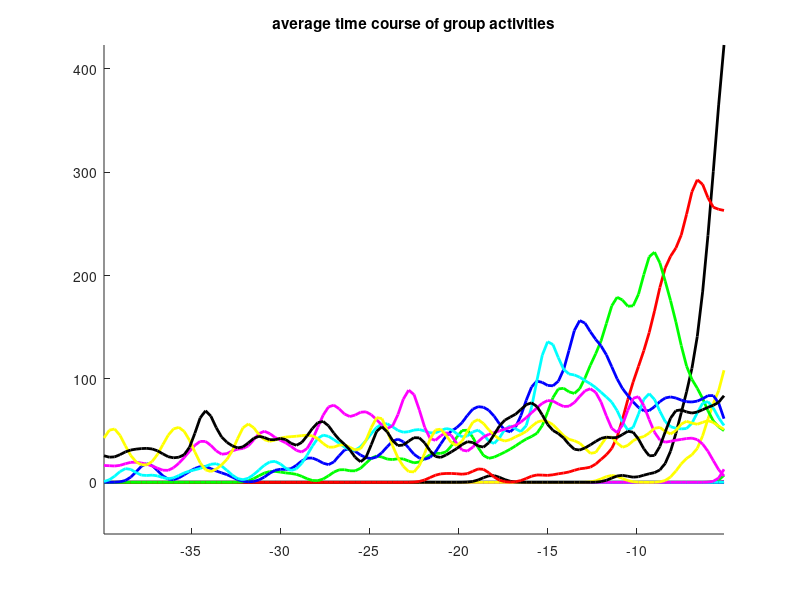
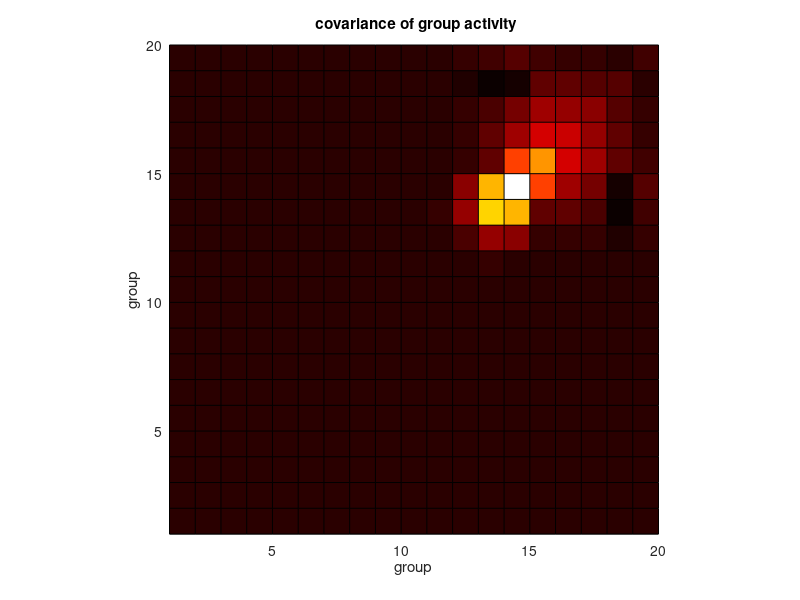
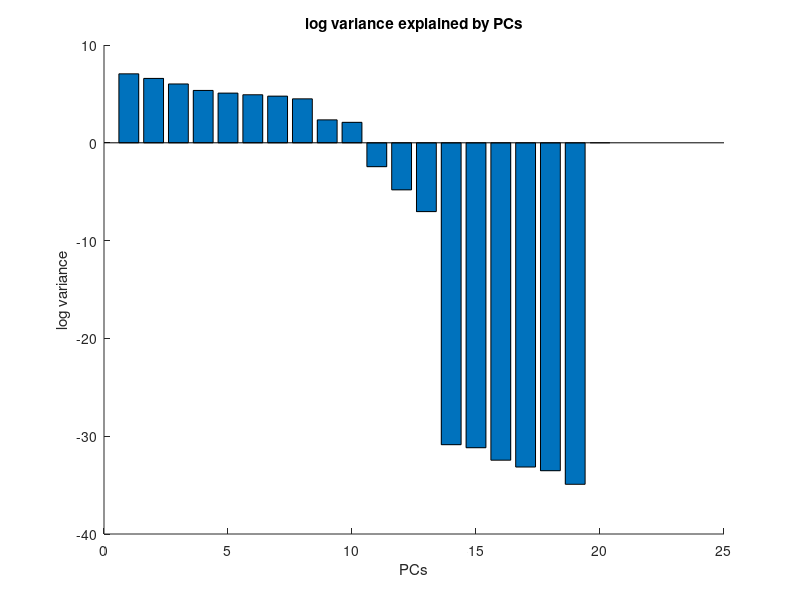
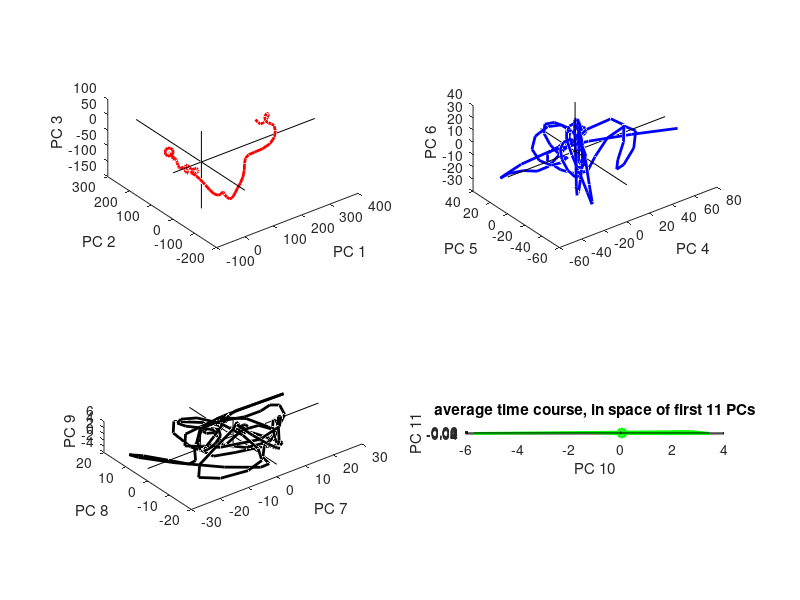

The MATLAB script that drew these images, in order: (Note: this script raises an error after producing the figures.)
function Exer8_PCA_solved

clear all;
close all;

%% load Christoph's files

load('MUA_b_t_g');

% Nb number of bursts
% Nt number of time points
% ti negative latencies before peak activity [ms]
% Ng number of neuron groups (20 neurons each)

who


%% compute and plot mean timecourse, averaging over bursts

mu_MUA_g_t    = nan( Ng, Nt );

for ig = 1 : Ng
    mu_MUA_g_t( ig, : ) = mean( squeeze( MUA_b_t_g( :, :, ig ) ), 1 ); % mean over bursts
end

figure;
hold on;
for ig = 1 : Ng
    
    cig = getcolor( ig );
    plot( ti, mu_MUA_g_t( ig, :), cig, 'LineWidth', 2 );
    
end;
hold off;
axis([min(ti) max(ti) -50 max(mu_MUA_g_t(:))]);

title( 'average time course of group activities' );

%% compute and plot covariance matrix

X = mu_MUA_g_t;                     % Ng variables (rows), Nt observations (columns)

[m,n] = size( X )                  % m variables (rows), n observations (columns)
mn    = mean( X, 2);                % compute row mean
X0    = X - repmat(mn,1,n);         % subtract row mean

CX = X0 * X0' / (n-1);

figure;
hold on;
pcolor( CX );
caxis([min(CX(:)) max(CX(:))]);
colormap(hot);
hold off;
axis([1 m 1 m]);
axis 'square';
xlabel( 'group' );
ylabel( 'group' );
title(' covariance of group activity' );


%% identify principal components in mean timecourses





[U, S, V] = svd( X0' );             % skinny SVD

size(U)
size(S)
size(V)

figure;
hold on;
bar( log( diag(S) ) );              % plot variance of principal components
hold off;
xlabel( 'PCs');
ylabel( 'log variance' );

title( 'log variance explained by PCs' );

P   = V';                           % principal components as row vectors (for projection)


Y0 = P*X0;                          % project zero-mean timecourses onto principal components
size( Y0 )

figure;                             % illustrate first 11
subplot(2,2,1);
hold on;
plot3( Y0(1,:), Y0(2,:), Y0(3,:), 'r', 'LineWidth', 2 );    % plot time-development in PC space
plot3( Y0(1,1), Y0(2,1), Y0(3,1), 'ro', 'LineWidth', 2 );
plot_3_axes( gca );
hold off;
axis 'equal';
xlabel('PC 1');
ylabel('PC 2');
zlabel('PC 3');
view( -37.5, 30 );

subplot(2,2,2);
hold on;
plot3( Y0(4,:), Y0(5,:), Y0(6,:), 'b', 'LineWidth', 2 );    % plot time-development in PC space
plot3( Y0(4,1), Y0(5,1), Y0(6,1), 'bo', 'LineWidth', 2 );
plot_3_axes( gca );
hold off;
axis 'equal';
view( -37.5, 30 );
xlabel('PC 4');
ylabel('PC 5');
zlabel('PC 6');

subplot(2,2,3);
hold on;
plot3( Y0(7,:), Y0(8,:), Y0(9,:), 'k', 'LineWidth', 2 );    % plot time-development in PC space
plot3( Y0(7,1), Y0(8,1), Y0(9,1), 'ko', 'LineWidth', 2 );
plot_3_axes( gca );
hold off;

axis 'equal';
view( -37.5, 30 );
xlabel('PC 7');
ylabel('PC 8');
zlabel('PC 9');

subplot(2,2,4);
hold on;
plot( Y0(10,:), Y0(11,:), 'g', 'LineWidth', 2 );    % plot time-development in PC space
plot( Y0(10,1), Y0(11,1), 'go', 'LineWidth', 2 );
plot_2_axes( gca );
hold off;
axis 'equal';
xlabel('PC 10');
ylabel('PC 11');

title( 'average time course, in space of first 11 PCs' );

%% compute and visualize covariance of transformed activity

CY = Y0 * Y0' / (n-1);

figure;
hold on;
pcolor( CY );
caxis([min(CY(:)) max(CY(:))]);
colormap(hot);
hold off;
axis([1 m 1 m]);
axis 'square';
xlabel( 'group' );
ylabel( 'group' );
title(' covariance of group activity' );


%% de-noise mean timecourse by backprojecting first three principal components

Y0dn = Y0;
Y0dn( 4:Ng, 1:Nt ) = zeros(1:Ng-3, 1:Nt);                  % zero later PCs

X0dn = P' * Y0dn;                                          % project back to groups
Xdn  = X0dn + repmat(mn,1,n);                              % add back row mean

figure;
hold on;
for ig = 1 : Ng
    
    cig = getcolor( ig );
    plot( ti, Xdn( ig, :), cig, 'LineWidth', 2 );
    
end;
hold off;
axis([min(ti) max(ti) -50 max(mu_MUA_g_t(:))]);


title( 'average time course of groups, denoised with first 3 PCs' );


%% visualize timecourse of individual bursts in terms of principal components

MUA_g_t    = nan( Ng, Nt * Nb );

for ig = 1 : Ng
    MUA_g_t( ig, : ) = reshape( squeeze( MUA_b_t_g( :, :, ig ) )', 1, Nt * Nb ); % concatenate bursts
end


X = MUA_g_t;                                             % Ng groups (rows), Nt * Nb observations (columns)
[m,n] = size( X );                                       % m variables (rows), n observations (columns)
mn    = mean( X, 2);                                     % compute row mean
X0    = X - repmat(mn,1,n);                              % subtract row mean

Y0 = P*X0;                                                % project all observations projected on PCs
size( Y0 )

figure;

hold on;
for ib = 1:Nb
    
    ci = getcolor( ib );
    tidx = (ib-1)*Nt + [1:Nt];
    
    plot3( Y0(1,tidx), Y0(2,tidx), Y0(3,tidx), ci, 'LineWidth', 2 );    % plot time-development in PC space
    plot3( Y0(1,tidx(1)), Y0(2,tidx(1)), Y0(3,tidx(1)), [ci 'o'], 'LineWidth', 2, 'MarkerSize', 10 );
end
plot_3_axes( gca );
hold off;
axis 'equal';
xlabel('PC 1');
ylabel('PC 2');
zlabel('PC 3');
view( -37.5, 30 );



title( 'individual time course of bursts, in space of first 3 PCs' );


return;

%% some plotting functions

function plot_3_axes( gca )

XLim = get(gca, 'XLim'); YLim = get(gca, 'YLim');  ZLim = get(gca, 'ZLim');

plot3( XLim, [0 0], [0 0], 'k' );
plot3( [0 0], YLim, [0 0], 'k' );
plot3( [0 0], [0 0], [ZLim], 'k' );
axis( [XLim YLim ZLim ] );

return;

function plot_2_axes( gca )

XLim = get(gca, 'XLim'); YLim = get(gca, 'YLim'); 

plot3( XLim, [0 0], [0 0], 'k' );
plot3( [0 0], YLim, [0 0], 'k' );
axis( [XLim YLim ] );

return;

function ci = getcolor( idx )

clr = 'rgbcmyk';

cidx = mod( idx, length(clr) ) + 1;

ci = clr( cidx );

return;
    
%% save data for exercise

function SaveForExercise( Nburst, Nt, Ngroup, ti, MUA_b_t_g )

filename = 'MUA_b_t_g.mat';

save( filename, 'Nburst', 'Nt', 'Ngroup', 'ti', 'MUA_b_t_g' );

return;
    